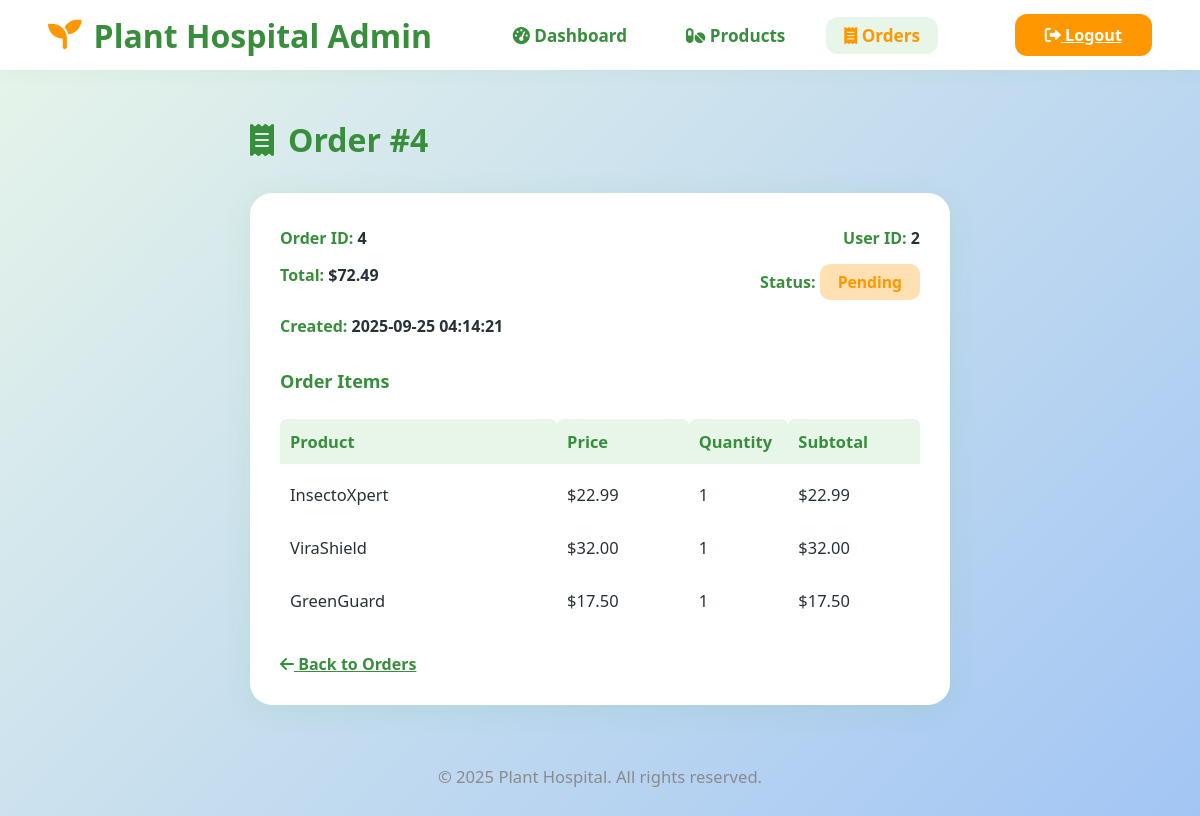
The page /admin/orders/4 (signed in) on the database its author committed.
### tables this page shows
CREATE TABLE orders (
  id INTEGER PRIMARY KEY AUTOINCREMENT,
  user_id INTEGER,
  total REAL,
  status TEXT DEFAULT 'pending', -- pending/paid/cancelled
  created_at TIMESTAMP DEFAULT CURRENT_TIMESTAMP
);

CREATE TABLE order_items (
  id INTEGER PRIMARY KEY AUTOINCREMENT,
  order_id INTEGER,
  product_name TEXT,
  price REAL,
  quantity INTEGER
);

### flaskr/admin.py (the view)
@bp.route('/orders/<int:order_id>')
@admin_required
def order_detail(order_id):
    db = get_db()
    order = db.execute('SELECT * FROM orders WHERE id=?', (order_id,)).fetchone()
    items = db.execute('SELECT * FROM order_items WHERE order_id=?', (order_id,)).fetchall()
    return render_template('admin/order_detail.html', order=order, items=items)

### flaskr/admin.py (called while the page is built)
def admin_required(view):
    from functools import wraps
    def wrapped_view(**kwargs):
        if not session.get('user_id') == 1:
            return redirect(url_for('auth.login'))
        return view(**kwargs)
    return wraps(view)(wrapped_view)

### flaskr/auth.py (called while the page is built)
@bp.before_app_request
def load_logged_in_user():
    user_id = session.get('user_id')
    if user_id is None:
        g.user = None
    else:
        g.user = get_db().execute(
            'SELECT * FROM user WHERE id = ?', (user_id,)
        ).fetchone()

### flaskr/db.py (called while the page is built)
def get_db():
    if 'db' not in g:
        g.db = sqlite3.connect(
            current_app.config['DATABASE'],
            detect_types=sqlite3.PARSE_DECLTYPES
        )
        g.db.row_factory = sqlite3.Row
    return g.db

### flaskr/templates/admin/order_detail.html (shortened to what this page needs)
<!DOCTYPE html>
<html lang="en">
  <head>
    <link
      rel="stylesheet"
      href="https://cdnjs.cloudflare.com/ajax/libs/font-awesome/6.0.0-beta3/css/all.min.css"
    />
  </head>
  <body>
    <header class="admin-header">
      <div class="logo">
        <i class="fas fa-seedling"></i> Plant Hospital Admin
      </div>
      <nav class="nav-menu">
        <a href="{{ url_for('admin.dashboard') }}"
          ><i class="fas fa-tachometer-alt"></i> Dashboard</a
        >
        <a href="{{ url_for('admin.products') }}"
          ><i class="fas fa-pills"></i> Products</a
        >
        <a href="{{ url_for('admin.orders') }}" class="active"
          ><i class="fas fa-receipt"></i> Orders</a
        >
      </nav>
      <a href="{{ url_for('auth.logout') }}" class="logout-btn"
        ><i class="fas fa-sign-out-alt"></i> Logout</a
      >
    </header>
    <main class="admin-main">
      <div class="order-title">
        <i class="fas fa-receipt"></i> Order #{{ order['id'] }}
      </div>
      <div class="order-detail-card">
        <div class="order-info-row">
          <div>
            <span class="order-info-label">Order ID:</span>
            <span class="order-info-value">{{ order['id'] }}</span>
          </div>
          <div>
            <span class="order-info-label">User ID:</span>
            <span class="order-info-value">{{ order['user_id'] }}</span>
          </div>
        </div>
        <div class="order-info-row">
          <div>
            <span class="order-info-label">Total:</span>
            <span class="order-info-value"
              >${{ '%.2f' % (order['total'] or 0) }}</span
            >
          </div>
          <div>
            <span class="order-info-label">Status:</span>
            <span class="status-badge {{ order['status']|lower }}"
              >{{ order['status'].capitalize() }}</span
            >
          </div>
        </div>
        <div class="order-info-row">
          <div>
            <span class="order-info-label">Created:</span>
            <span class="order-info-value">{{ order['created_at'] }}</span>
          </div>
        </div>
        <h3 style="color: #388e3c; font-size: 1.13rem; margin-top: 32px">
          Order Items
        </h3>
        <table class="items-table">
          <tr>
            <th style="width: 40%">Product</th>
            <th style="width: 19%">Price</th>
            <th style="width: 12%">Quantity</th>
            <th style="width: 19%">Subtotal</th>
          </tr>
          {% for item in items %}
          <tr>
            <td>{{ item['product_name'] }}</td>
            <td>${{ '%.2f' % (item['price'] or 0) }}</td>
            <td>{{ item['quantity'] }}</td>
            <td>
              ${{ '%.2f' % ((item['price'] or 0) * (item['quantity'] or 0)) }}
            </td>
          </tr>
          {% else %}
          <tr>
            <td colspan="4" style="text-align: center; color: #aaa">
              No items in order.
            </td>
          </tr>
          {% endfor %}
        </table>
        <a href="{{ url_for('admin.orders') }}" class="back-link"
          ><i class="fas fa-arrow-left"></i> Back to Orders</a
        >
      </div>
      <div class="footer">&copy; 2025 Plant Hospital. All rights reserved.</div>
    </main>
  </body>
</html>

### flaskr/templates/admin/order_detail.html (style rules this page uses)
body { font-family: "Segoe UI", Arial, sans-serif; background: linear-gradient(135deg, #e8f5e9 0%, #a2c5f4 100%); color: #263238; margin: 0; min-height: 100vh; }
.admin-header { background: #fff; padding: 0 4vw; height: 70px; display: flex; align-items: center; justify-content: space-between; box-shadow: 0 2px 16px #4caf5012; }
.admin-header .logo { font-size: 2rem; font-weight: 800; color: #388e3c; display: flex; align-items: center; gap: 12px; }
.admin-header .logo i { color: #ff9800; font-size: 2.1rem; }
.nav-menu { display: flex; gap: 23px; align-items: center; }
.nav-menu a { text-decoration: none; color: #388e3c; font-size: 1.07rem; font-weight: 600; padding: 7px 18px; border-radius: 12px; transition: background 0.18s, color 0.18s; }
.nav-menu a.active, .nav-menu a:hover { background: #e8f5e9; color: #ff9800; }
.admin-header .logout-btn { background: #ff9800; color: #fff; border: none; border-radius: 12px; padding: 10px 30px; font-weight: 600; font-size: 1.01rem; cursor: pointer; transition: background 0.2s; margin-left: 14px; }
.admin-main { max-width: 700px; margin: 48px auto 0 auto; padding: 0 2vw 36px 2vw; }
.order-title { font-size: 2rem; color: #388e3c; font-weight: 800; margin-bottom: 32px; display: flex; align-items: center; gap: 14px; }
.order-detail-card { background: #fff; border-radius: 22px; box-shadow: 0 5px 28px #4caf501b; padding: 34px 30px 30px 30px; margin-bottom: 38px; }
.order-info-row { display: flex; justify-content: space-between; gap: 18px; flex-wrap: wrap; margin-bottom: 15px; }
.order-info-label { color: #388e3c; font-weight: 700; }
.order-info-value { color: #263238; font-weight: 600; }
.status-badge { display: inline-block; border-radius: 10px; font-size: 0.98rem; font-weight: 700; padding: 7px 18px; }
.status-badge.pending { background: #ffe0b2; color: #ff9800; }
.items-table { width: 100%; border-collapse: separate; border-spacing: 0 8px; font-size: 1.03rem; margin-top: 18px; }
.items-table th, .items-table td { padding: 11px 10px; text-align: left; }
.items-table th { background: #e8f5e9; color: #388e3c; font-weight: 700; border-radius: 7px 7px 0 0; }
.items-table td { background: #fff; border-radius: 7px; }
.footer { margin-top: 60px; color: #888; text-align: center; font-size: 1.04rem; opacity: 0.96; }
.back-link { display: inline-block; margin-top: 22px; color: #388e3c; font-weight: 600; text-decoration: underline; }

### rows shown on the page
orders: id "4", user_id "2", total "72.49", status "Pending", created_at "2025-09-25 04:14:21"
order_items: product_name "InsectoXpert", price "22.99", quantity "1", (item['price']or0)*(item['quantity']or0) "22.99"
order_items: product_name "ViraShield", price "32.00", quantity "1", (item['price']or0)*(item['quantity']or0) "32.00"
order_items: product_name "GreenGuard", price "17.50", quantity "1", (item['price']or0)*(item['quantity']or0) "17.50"
